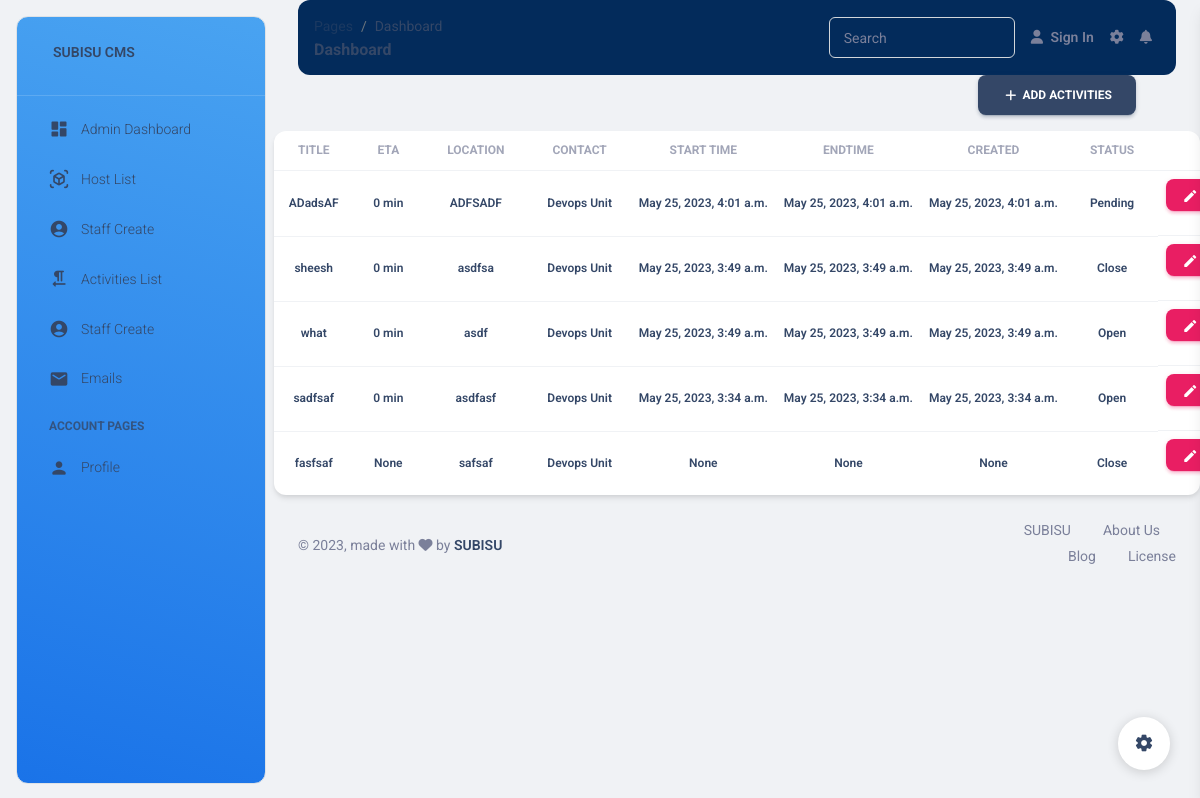
/activities/, run on an earlier commit of the app's database.
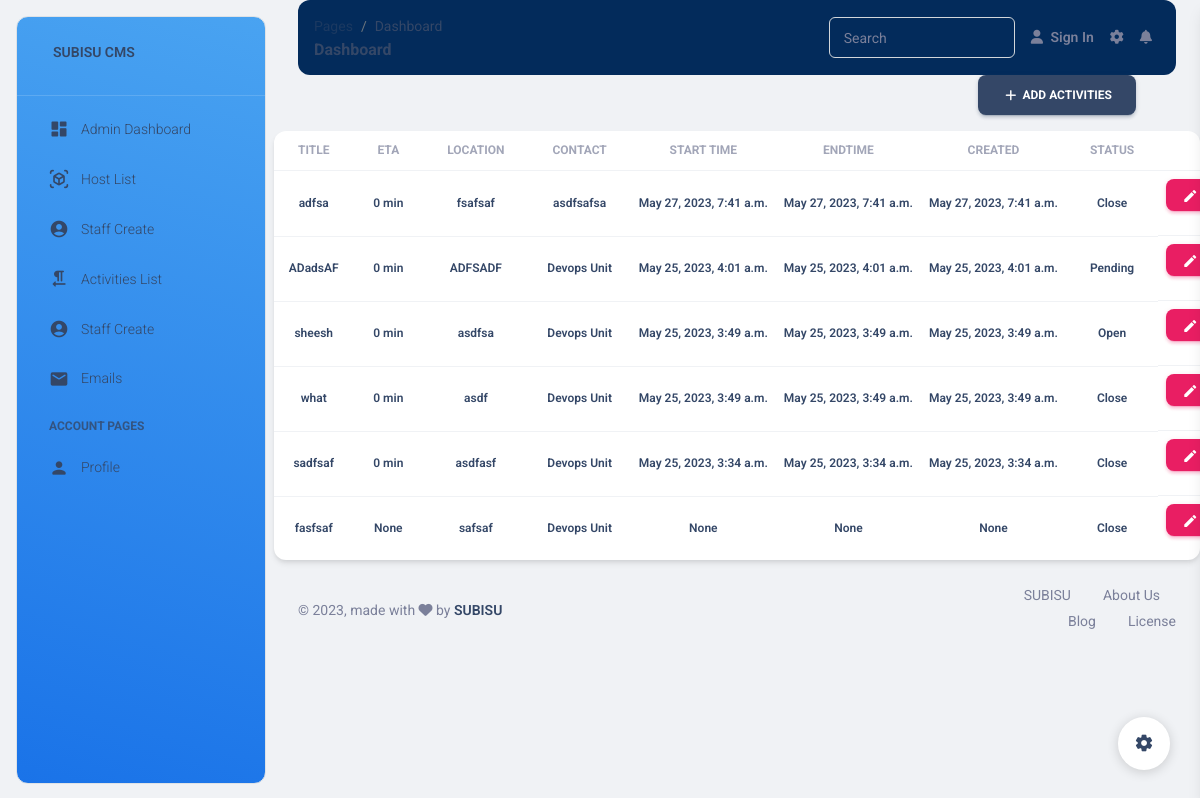
And on a later commit of the database.
### subisu/models.py (models this page shows, shortened)
class Activities(models.Model):
    title = models.CharField(max_length=200, verbose_name="Activity Title")
    location = models.CharField(max_length=200, null=True, blank=True)
    reason = models.TextField(verbose_name="Reasons", blank=True)
    benefits = models.TextField(verbose_name="Benefits for Layer", blank=True)
    impact = models.TextField(verbose_name="Impact", blank=True)
    contact = models.ForeignKey(Units, on_delete=models.CASCADE,  null=True, help_text="Select units you want to send mail to")
    startTime = models.DateTimeField(null=True, blank=True, verbose_name="Activity Start Time")
    endTime = models.DateTimeField(null=True, blank=True,verbose_name="Activity End Time")
    activities = models.TextField(max_length=500, verbose_name="Activities")
    created = models.DateTimeField(auto_now_add=True, verbose_name="Activity Created At")
    otherEmails = models.TextField(blank=True, null=True, help_text="Add other emails separated by spaces", validators=[validate_email_list])
    Comment= models.CharField(max_length=200, null=True)
    status= models.CharField(max_length=20,choices=ACTIVITY_STATUS, default= 'Open')
    sendEmail = models.BooleanField(verbose_name = "Send Email",default=False, help_text="Send Email Notification to Department")
    ETA = models.CharField(max_length=200, null=True, blank=True, editable=False)

### Models/units.py (models this page shows)
class Units(models.Model):
    name = models.CharField(max_length = 100)
    departmentId = models.ForeignKey(Departments, on_delete=models.PROTECT)
    unitHead = models.CharField(max_length=100)
    email = models.EmailField()
    status = models.BooleanField(default=True)
    def __str__(self):
        return self.name

### subisu/views.py (the view)
# urls.py: path('activities/', activities, name='activities'),
def activities(request):
    activities = Activities.objects.all().order_by('-created')
    context = {
        'activities' : activities
    }
    return render(request, 'subisu/activities.html', context)

### templates/subisu/activities.html (shortened to what this page needs)
{%extends 'subisu/base.html' %}
{%block start%}
<div class="d-flex justify-content-end  px-6">
  <a class="btn btn-icon btn-3 btn-dark ml-auto" href="{%url 'create_activities' %}">
    <span class="btn-inner--icon"><i class="material-icons">add</i></span>
    <span class="btn-inner--text">Add Activities</span>
  </a>
</div>
<div class="card">
  <div class="table-responsive">
    <table class="table align-items-center mb-0">
      <thead>
        <tr>
            <th class="text-center text-uppercase text-secondary text-xs font-weight-bolder opacity-7">title</th>
            <th class="text-center text-uppercase text-secondary text-xs font-weight-bolder opacity-7">ETA</th>
            <th class="text-center text-uppercase text-secondary text-xs font-weight-bolder opacity-7">location</th>
            <th class="text-center text-uppercase text-secondary text-xs font-weight-bolder opacity-7">contact</th>
            <th class="text-center text-uppercase text-secondary text-xs font-weight-bolder opacity-7">start time</th>
            <th class="text-center text-uppercase text-secondary text-xs font-weight-bolder opacity-7">endtime</th>
            <th class="text-center text-uppercase text-secondary text-xs font-weight-bolder opacity-7">created</th>
            <th class="text-center text-uppercase text-secondary text-xs font-weight-bolder opacity-7">status</th>
            <th class="text-center text-uppercase text-secondary text-xs font-weight-bolder opacity-7">Action</th>
        </tr>
      </thead>
      <tbody>
        {% for activity in activities %}
            <tr>
              <td class="align-middle text-center"><h6 class="mb-0 text-xs">{{ activity.title }}</h6></td>
              <td class="align-middle text-center"><h6 class="mb-0 text-xs">{{ activity.ETA}}</h6></td>
              <td class="align-middle text-center"><h6 class="mb-0 text-xs">{{ activity.location }}</h6></td>
              <td class="align-middle text-center"><h6 class="mb-0 text-xs">{{ activity.contact }}</h6></td>
              <td class="align-middle text-center"><h6 class="mb-0 text-xs">{{ activity.startTime }}</h6></td>
              <td class="align-middle text-center"><h6 class="mb-0 text-xs">{{ activity.endTime }}</h6></td>
              <td class="align-middle text-center"><h6 class="mb-0 text-xs">{{ activity.created }}</h6></td>
              <td class="align-middle text-center"><h6 class="mb-0 text-xs">{{ activity.status }}</h6></td>
              <td class="d-flex justify-content-around align-items-center">
                <a href="{%url 'edit_activity' activity.id%}" class="btn btn-primary btn-sm"><i class="material-icons text-md">edit</i></a>
              </td>
            </tr>
        {% endfor %}
      </tbody>
    </table>
  </div>
</div>
{%endblock%}

What changed in the data, as far as the page shows it:
added Activities: title "adfsa", ETA "0 min", location "fsafsaf", contact "asdfsafsa", startTime "May 27, 2023, 7:41 a.m.", endTime "May 27, 2023, 7:41 a.m.", created "May 27, 2023, 7:41 a.m.", status "Close"
changed Activities "sheesh": status "Close" → "Open"
changed Activities "what": status "Open" → "Close"
changed Activities "sadfsaf": status "Open" → "Close"
